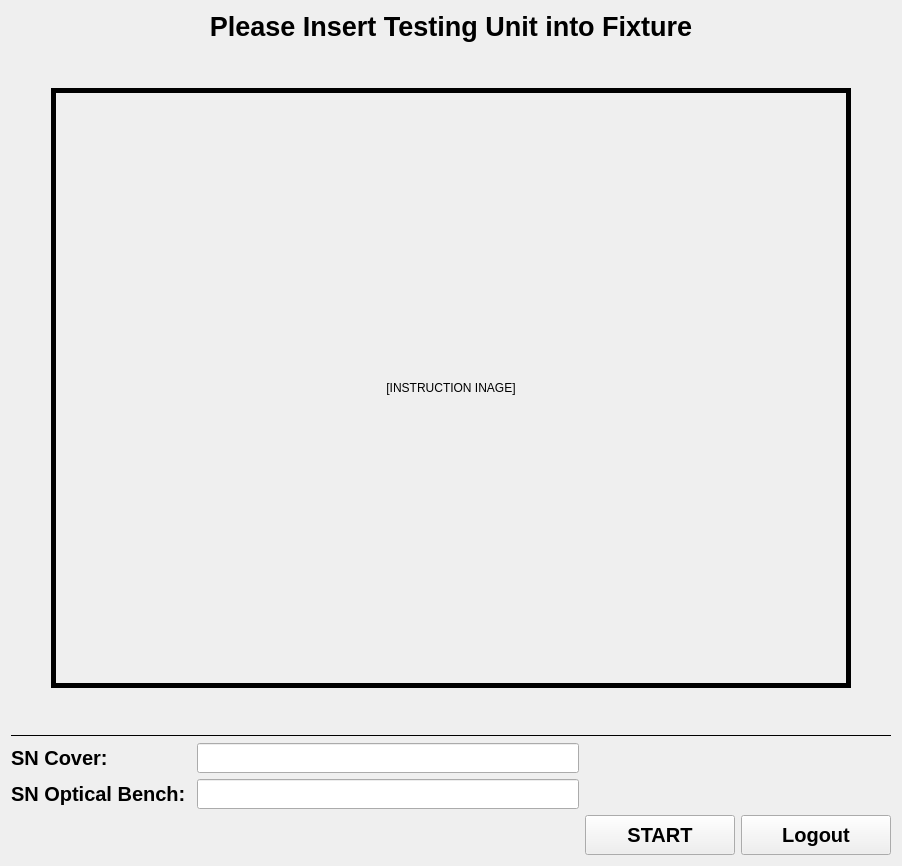
      <widget class="QWidget" name="SerialPage">
       <layout class="QVBoxLayout" name="verticalLayout_3">
        <item>
         <widget class="QLabel" name="label">
          <property name="sizePolicy">
           <sizepolicy hsizetype="Preferred" vsizetype="Fixed">
            <horstretch>0</horstretch>
            <verstretch>0</verstretch>
           </sizepolicy>
          </property>
          <property name="font">
           <font>
            <pointsize>20</pointsize>
            <weight>75</weight>
            <bold>true</bold>
           </font>
          </property>
          <property name="text">
           <string>Please Insert Testing Unit into Fixture</string>
          </property>
          <property name="alignment">
           <set>Qt::AlignCenter</set>
          </property>
         </widget>
        </item>
        <item>
         <layout class="QGridLayout" name="gridLayout_4">
          <item row="2" column="2">
           <spacer name="horizontalSpacer_6">
            <property name="orientation">
             <enum>Qt::Horizontal</enum>
            </property>
            <property name="sizeHint" stdset="0">
             <size>
              <width>40</width>
              <height>20</height>
             </size>
            </property>
           </spacer>
          </item>
          <item row="3" column="1">
           <spacer name="verticalSpacer_4">
            <property name="orientation">
             <enum>Qt::Vertical</enum>
            </property>
            <property name="sizeType">
             <enum>QSizePolicy::Fixed</enum>
            </property>
            <property name="sizeHint" stdset="0">
             <size>
              <width>20</width>
              <height>40</height>
             </size>
            </property>
           </spacer>
          </item>
          <item row="2" column="0">
           <spacer name="horizontalSpacer_5">
            <property name="orientation">
             <enum>Qt::Horizontal</enum>
            </property>
            <property name="sizeHint" stdset="0">
             <size>
              <width>40</width>
              <height>20</height>
             </size>
            </property>
           </spacer>
          </item>
          <item row="2" column="1">
           <widget class="QLabel" name="insert_img">
            <property name="sizePolicy">
             <sizepolicy hsizetype="Fixed" vsizetype="Fixed">
              <horstretch>0</horstretch>
              <verstretch>0</verstretch>
             </sizepolicy>
            </property>
            <property name="minimumSize">
             <size>
              <width>800</width>
              <height>600</height>
             </size>
            </property>
            <property name="frameShape">
             <enum>QFrame::Box</enum>
            </property>
            <property name="lineWidth">
             <number>5</number>
            </property>
            <property name="text">
             <string>[INSTRUCTION INAGE]</string>
            </property>
            <property name="alignment">
             <set>Qt::AlignCenter</set>
            </property>
           </widget>
          </item>
          <item row="1" column="1">
           <spacer name="verticalSpacer_3">
            <property name="orientation">
             <enum>Qt::Vertical</enum>
            </property>
            <property name="sizeType">
             <enum>QSizePolicy::Fixed</enum>
            </property>
            <property name="sizeHint" stdset="0">
             <size>
              <width>20</width>
              <height>40</height>
             </size>
            </property>
           </spacer>
          </item>
         </layout>
        </item>
        <item>
         <widget class="Line" name="line">
          <property name="frameShadow">
           <enum>QFrame::Plain</enum>
          </property>
          <property name="lineWidth">
           <number>1</number>
          </property>
          <property name="midLineWidth">
           <number>1</number>
          </property>
          <property name="orientation">
           <enum>Qt::Horizontal</enum>
          </property>
         </widget>
        </item>
        <item>
         <layout class="QGridLayout" name="gridLayout_3">
          <item row="0" column="1">
           <widget class="QLineEdit" name="SNCoverValue">
            <property name="sizePolicy">
             <sizepolicy hsizetype="Minimum" vsizetype="Fixed">
              <horstretch>0</horstretch>
              <verstretch>0</verstretch>
             </sizepolicy>
            </property>
            <property name="minimumSize">
             <size>
              <width>200</width>
              <height>30</height>
             </size>
            </property>
            <property name="font">
             <font>
              <pointsize>15</pointsize>
              <weight>75</weight>
              <bold>true</bold>
             </font>
            </property>
            <property name="text">
             <string/>
            </property>
           </widget>
          </item>
          <item row="2" column="3">
           <widget class="QPushButton" name="LogoutButton">
            <property name="sizePolicy">
             <sizepolicy hsizetype="Fixed" vsizetype="Fixed">
              <horstretch>0</horstretch>
              <verstretch>0</verstretch>
             </sizepolicy>
            </property>
            <property name="minimumSize">
             <size>
              <width>150</width>
              <height>40</height>
             </size>
            </property>
            <property name="maximumSize">
             <size>
              <width>150</width>
              <height>40</height>
             </size>
            </property>
            <property name="font">
             <font>
              <pointsize>15</pointsize>
              <weight>75</weight>
              <bold>true</bold>
             </font>
            </property>
            <property name="layoutDirection">
             <enum>Qt::RightToLeft</enum>
            </property>
            <property name="text">
             <string>Logout</string>
            </property>
           </widget>
          </item>
          <item row="2" column="1">
           <widget class="QLabel" name="Errorlabel">
            <property name="font">
             <font>
              <pointsize>15</pointsize>
              <weight>75</weight>
              <bold>true</bold>
             </font>
            </property>
            <property name="text">
             <string/>
            </property>
           </widget>
          </item>
          <item row="0" column="2" colspan="2">
           <spacer name="horizontalSpacer_3">
            <property name="orientation">
             <enum>Qt::Horizontal</enum>
            </property>
            <property name="sizeHint" stdset="0">
             <size>
              <width>40</width>
              <height>20</height>
             </size>
            </property>
           </spacer>
          </item>
          <item row="1" column="1">
           <widget class="QLineEdit" name="SNBenchValue">
            <property name="minimumSize">
             <size>
              <width>0</width>
              <height>30</height>
             </size>
            </property>
            <property name="font">
             <font>
              <pointsize>15</pointsize>
              <weight>75</weight>
              <bold>true</bold>
             </font>
            </property>
            <property name="text">
             <string/>
            </property>
           </widget>
          </item>
          <item row="2" column="2">
           <widget class="QPushButton" name="StartButton">
            <property name="sizePolicy">
             <sizepolicy hsizetype="Fixed" vsizetype="Fixed">
              <horstretch>0</horstretch>
              <verstretch>0</verstretch>
             </sizepolicy>
            </property>
            <property name="minimumSize">
             <size>
              <width>150</width>
              <height>40</height>
             </size>
            </property>
            <property name="maximumSize">
             <size>
              <width>150</width>
              <height>40</height>
             </size>
            </property>
            <property name="font">
             <font>
              <pointsize>15</pointsize>
              <weight>75</weight>
              <bold>true</bold>
             </font>
            </property>
            <property name="layoutDirection">
             <enum>Qt::RightToLeft</enum>
            </property>
            <property name="text">
             <string>START</string>
            </property>
            <property name="autoDefault">
             <bool>true</bool>
            </property>
            <property name="default">
             <bool>false</bool>
            </property>
           </widget>
          </item>
          <item row="1" column="0">
           <widget class="QLabel" name="label_4">
            <property name="sizePolicy">
             <sizepolicy hsizetype="Fixed" vsizetype="Fixed">
              <horstretch>0</horstretch>
              <verstretch>0</verstretch>
             </sizepolicy>
            </property>
            <property name="minimumSize">
             <size>
              <width>0</width>
              <height>30</height>
             </size>
            </property>
            <property name="maximumSize">
             <size>
              <width>16777215</width>
              <height>30</height>
             </size>
            </property>
            <property name="font">
             <font>
              <pointsize>15</pointsize>
              <weight>75</weight>
              <bold>true</bold>
             </font>
            </property>
            <property name="text">
             <string>SN Optical Bench: </string>
            </property>
           </widget>
          </item>
          <item row="0" column="0">
           <widget class="QLabel" name="label_3">
            <property name="sizePolicy">
             <sizepolicy hsizetype="Preferred" vsizetype="Fixed">
              <horstretch>0</horstretch>
              <verstretch>0</verstretch>
             </sizepolicy>
            </property>
            <property name="minimumSize">
             <size>
              <width>0</width>
              <height>30</height>
             </size>
            </property>
            <property name="maximumSize">
             <size>
              <width>16777215</width>
              <height>30</height>
             </size>
            </property>
            <property name="font">
             <font>
              <pointsize>15</pointsize>
              <weight>75</weight>
              <bold>true</bold>
             </font>
            </property>
            <property name="text">
             <string>SN Cover: </string>
            </property>
           </widget>
          </item>
          <item row="1" column="2" colspan="2">
           <spacer name="horizontalSpacer_4">
            <property name="orientation">
             <enum>Qt::Horizontal</enum>
            </property>
            <property name="sizeHint" stdset="0">
             <size>
              <width>40</width>
              <height>20</height>
             </size>
            </property>
           </spacer>
          </item>
         </layout>
        </item>
       </layout>
      </widget>
